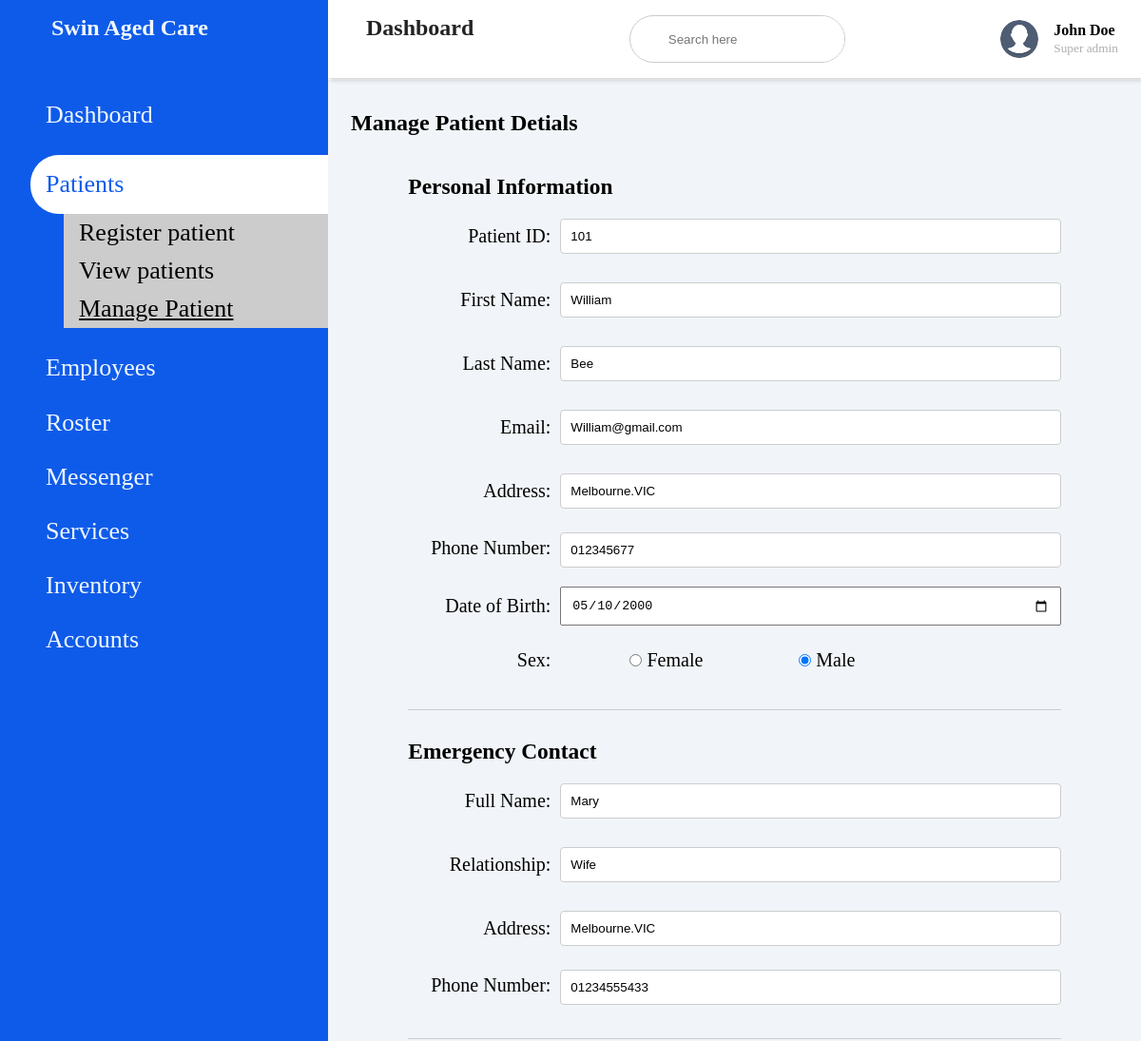
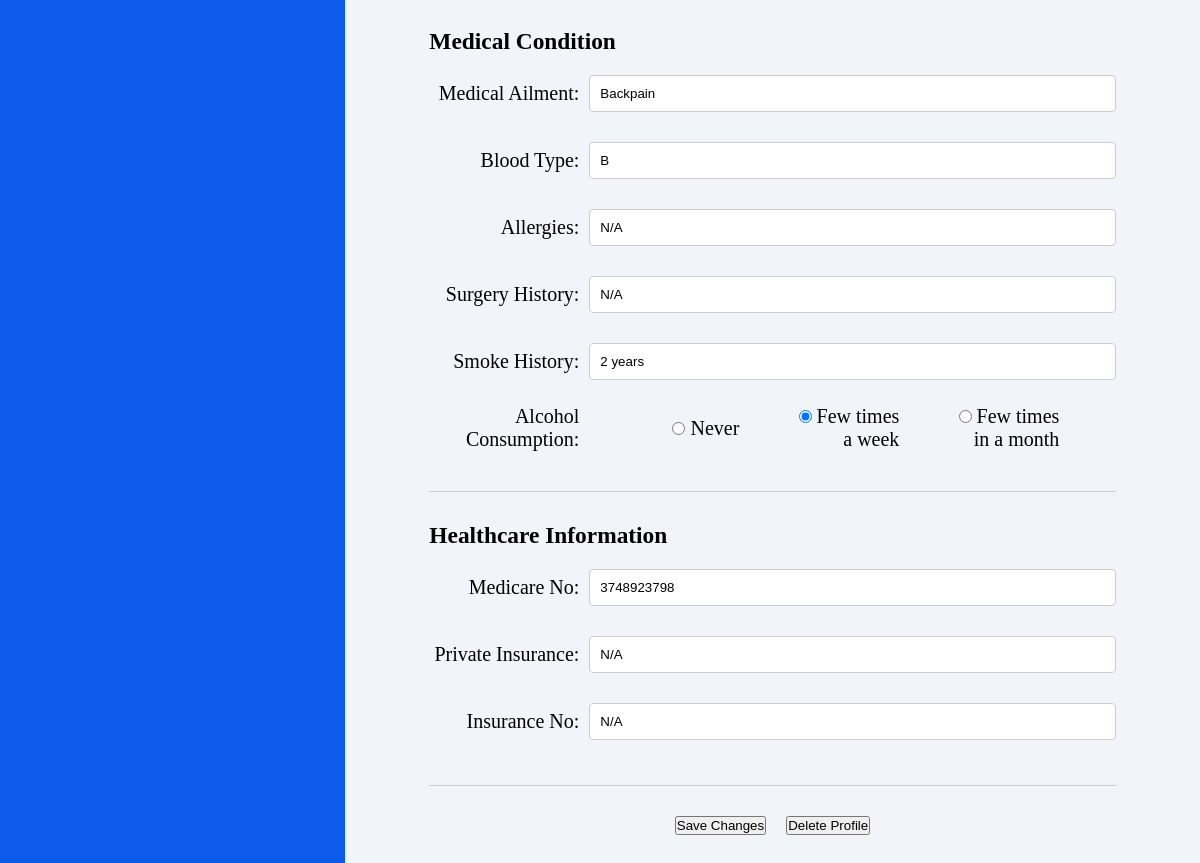
The page /Admin/ManagePatient.php?id=101 on the database its author committed (2 pictures, top to bottom).
### tables this page shows
CREATE TABLE `patients` (
  `id` int(11) NOT NULL,
  `firstName` varchar(50) NOT NULL,
  `lastName` varchar(50) NOT NULL,
  `address` varchar(50) NOT NULL,
  `email` varchar(50) NOT NULL,
  `phone` varchar(50) NOT NULL,
  `dob` date NOT NULL,
  `gender` enum('f','m') NOT NULL,
  `emergency_name` varchar(50) NOT NULL,
  `emergency_relationship` varchar(50) NOT NULL,
  `emergency_address` varchar(50) NOT NULL,
  `emergency_phone` varchar(50) NOT NULL,
  `medicalCondition` varchar(50) NOT NULL,
  `bloodType` varchar(50) NOT NULL,
  `allergies` varchar(50) NOT NULL,
  `surgeryHistory` varchar(50) NOT NULL,
  `smokeHistory` varchar(50) NOT NULL,
  `alcohol` enum('n','w','m') NOT NULL,
  `medicare` varchar(50) NOT NULL,
  `privateInsurance` varchar(50) NOT NULL,
  `insuranceNo` varchar(50) NOT NULL
);

### Admin/ManagePatient.php (the view, shortened to what this page needs)
<!DOCTYPE html >
<html lang="en">
<head>
<link rel= "stylesheet" href= "https://maxst.icons8.com/vue-static/landings/line-awesome/line-awesome/1.3.0/css/line-awesome.min.css" >
<link rel="stylesheet" href="patient.css">
</head>
<body>
    <div class="sidebar">
        <div class="sidebar-brand">
            <h2><span class="las la-clinic-medical"></span> <span>Swin Aged Care</span></h2>
        </div>
        <div class="sidebar-menu">
            <ul>
                <li>
                    <a href="homepage.php" class=""><span class="las la-igloo"></span>
                    <span>Dashboard</span></a>
                </li>
                <li>
                    <a href="patient_form.php" class="active"><span class="lab la-accessible-icon"></span>
                    <span>Patients</span></a>
                    <div class="sub-menu">
                        <a href="patient_form.php" class="sub-item"><i class="las la-angle-right"></i>Register patient</a>
                        <a href="viewpatient.php" class="sub-item"><i class="las la-angle-right"></i>View patients</a>
                        <a href="" class="sub-item1"><i class="las la-angle-right"></i>Manage Patient</a>
                    </div>
                </li>
                <li>
                    <a href="addEmployee.html"><span class="las la-users"></span>
                    <span>Employees</span></a>
                </li>
                <li>
                    <a href="Roster.html"><span class="las la-clipboard-list"></span>
                    <span>Roster</span></a>
                </li>
                <li>
                    <a href="messenger.php"><span class="las la-receipt"></span>
                    <span>Messenger</span></a>
                </li>
                <li>
                    <a href="Service.php"><span class="las la-bell"></span>
                    <span>Services</span></a>
                </li>
                <li>
                    <a href="Inventory.php"><span class="las la-receipt"></span>
                    <span>Inventory</span></a>
                </li>
                <li>
                    <a href="account.php"><span class="las la-user-circle"></span>
                    <span>Accounts</span></a>
                </li>
            </ul>
        </div>
    </div>
    <div class="main-content">
        <header>
            <h2>
                <label for="nav-toggle">
                    <span class="las la-bars"></span>
                    Dashboard
                </label>
            </h2>
            <div class="search-wrapper">
                <input type="search" placeholder="Search here">
            </div>
            <div class="user-wrapper">
                <img src="Profile.png" width="40px" height="40px" alt="">
                <div>
                    <h4>John Doe</h4>
                    <small>Super admin</small>
                </div>
            </div>
        </header>
        <main>
        <?php
            $servername = "localhost";
            $username = "root";
            $password = "";
            $dbname = "admin";
            $conn = new mysqli($servername, $username, $password, $dbname);
    if (isset($_GET['id'])) {
        $id = $_GET['id'];
    } elseif (isset($_POST['id'])) {
        $id = $_POST['id'];
    }
            $selectSQL = "SELECT * FROM patients WHERE id = '$id'";
            $result = $conn->query($selectSQL);
            if ($result->num_rows > 0) {
                $row = $result->fetch_assoc();
        ?>
            <h2>Manage Patient Detials</h2>
            <div class="form-container">
                <form method="POST" action="" >
                    <div class="section">
                        <h3>Personal Information</h3>
                        <div class="input-group">
                            <label for="first-name">Patient ID:</label>
                            <input type="text" id="id" name="id" value="<?php echo $row['id']; ?>" readonly>
                        </div>
                        <div class="input-group">
                            <label for="first-name">First Name:</label>
                            <input type="text" id="first-name" name="firstName" value="<?php echo $row['firstName']; ?>" >
                        </div>
                        <div class="input-group">
                            <label for="last-name">Last Name:</label>
                            <input type="text" id="last-name" name="lastName" value="<?php echo $row['lastName']; ?>" >
                        </div>
                        <div class="input-group">
                            <label for="address">Email:</label>
                            <input type="text" id="address" name="email" value="<?php echo $row['email']; ?>" >
                        </div>
                        <div class="input-group">
                            <label for="address">Address:</label>
                            <input type="text" id="address" name="address" value="<?php echo $row['address']; ?>" >
                        </div>
                        <div class="input-group">
                            <label for="phone-number">Phone Number:</label>
                            <input type="tel" id="phone-number" name="phone" value="<?php echo $row['phone']; ?>" >
                         </div>
                         <div class="input-group">
                            <label for="dob">Date of Birth:</label>
                            <input type="date" id="dob" name="dob" value="<?php echo $row['dob']; ?>" >
                         </div>
                         <div class="input-group">
                                <label>Sex:</label>
                                <label><input type="radio" name="gender" value="f"<?php if($row['gender'] == 'f') echo 'checked'; ?> > Female</label>
                                <label><input type="radio" name="gender" value="m" <?php if($row['gender'] == 'm') echo 'checked'; ?> > Male</label>
                            </div>
                    </div>
                    <div class="section">
                        <h3>Emergency Contact</h3>
                        <div class="input-group">
                            <label for="emergency-name">Full Name:</label>
                            <input type="text" id="emergency-name" name="emergency_name" value="<?php echo $row['emergency_name']; ?>" >
                        </div>
                        <div class="input-group">
                            <label for="relationship">Relationship:</label>
                            <input type="text" id="relationship" name="emergency_relationship" value="<?php echo $row['emergency_relationship']; ?>" >
                        </div>
                        <div class="input-group">
                            <label for="address">Address:</label>
                            <input type="text" id="address" name="emergency_address" value="<?php echo $row['emergency_address']; ?>" >
                        </div>
                        <div class="input-group">
                            <label for="emergency-phone">Phone Number:</label>
                            <input type="tel" id="emergency-phone" name="emergency_phone" value="<?php echo $row['emergency_phone']; ?>" >
                        </div>
                    </div>
                    <div class="section">
                        <h3>Medical Condition</h3>
                        <div class="input-group">
                            <label for="medical-ailment">Medical Ailment:</label>
                            <input type="text" id="medical-ailment" name="medicalCondition" value="<?php echo $row['medicalCondition']; ?>" >
                        </div>
                        <div class="input-group">
                            <label for="blood-type">Blood Type:</label>
                            <input type="text" id="blood-type" name="bloodType" value="<?php echo $row['bloodType']; ?>" >
                        </div>
                        <div class="input-group">
                            <label for="allergies">Allergies:</label>
                            <input type="text" id="allergies" name="allergies" value="<?php echo $row['allergies']; ?>" >
                        </div>
                        <div class="input-group">
                            <label for="surgery-history">Surgery History:</label>
                            <input type="text" id="surgery-history" name="surgeryHistory" value="<?php echo $row['surgeryHistory']; ?>" >
                        </div>
                        <div class="input-group">
                            <label for="smoke-history">Smoke History:</label>
                            <input type="text" id="smoke-history" name="smokeHistory" value="<?php echo $row['smokeHistory']; ?>" >
                        </div>
                        <div class="input-group">
                            <label>Alcohol Consumption:</label>
                            <label><input type="radio" name="alcohol" value="n" <?php if($row['alcohol'] == 'n') echo 'checked'; ?> > Never</label>
                            <label><input type="radio" name="alcohol" value="w" <?php if($row['alcohol'] == 'w') echo 'checked'; ?> > Few times a week</label>
                            <label><input type="radio" name="alcohol" value="m" <?php if($row['alcohol'] == 'm') echo 'checked'; ?> > Few times in a month</label>
                        </div>
                    </div>
                    <div class="section">
                        <h3>Healthcare Information</h3>
                        <div class="input-group">
                            <label for="medicare-no">Medicare No:</label>
                            <input type="text" id="medicare-no" name="medicare" value="<?php echo $row['medicare']; ?>" >
                        </div>
                        <div class="input-group">
                            <label for="private-insurance">Private Insurance:</label>
                            <input type="text" id="private-insurance" name="privateInsurance" value="<?php echo $row['privateInsurance']; ?>" >
                        </div>
                        <div class="input-group">
                            <label for="insurance-no">Insurance No:</label>
                            <input type="text" id="insurance-no" name="insuranceNo" value="<?php echo $row['insuranceNo']; ?>">
                        </div>
                    </div>
                    <div class="button-group">
                        <input type="submit" name="update" value="Save Changes">
                        <input type="submit" name="delete" value="Delete Profile" onclick="return confirm('Are you sure you want to delete this profile?');">
                    </div>
                </form>
            </div>
            <?php
                } else {
                    echo "No details found for the specified patient.";
                }
            ?>
        </main>
    </div>
</body>
</html>

### Admin/patient.css (style rules this page uses)
* { padding: 0; margin: 0; box-sizing: border-box; list-style-type: none; text-decoration: none; }
.sidebar { width: 345px; position: fixed; left: 0; top: 0; height: 100%; background: #0f5be9; z-index: 100; transition: width 300ms; }
.sidebar-brand { height: 90px; padding: 1rem 0rem 1rem 2rem; color: aliceblue; }
.sidebar-brand h2 span { display: inline-block; padding-right: 1rem; }
.sidebar-menu { margin-top: 1rem; }
.sidebar-menu li { width: 100%; margin-bottom: 1.7rem; padding-left: 2rem; }
.sidebar-menu a { padding-left: 1rem; display: block; color: aliceblue; font-size: 26px; }
.sidebar-menu a.active { background: #fff; padding-top: 1rem; padding-bottom: 1rem; color:#0f5be9; border-radius: 30px 0px 0px 30px; }
.sub-menu a { margin-left: 35px; background-color:#ccc; color: black; }
.sub-item, .sub-item1 { padding: 5px; }
.sub-item1 { text-decoration: underline; }
.main-content { transition: margin-left 300ms; margin-left: 345px; }
header { display: flex; justify-content: space-between; padding: 1rem 1.5rem; box-shadow: 2px 2px 5px rgba(0,0,0,0.2); position: fixed; left: 345px; width: calc(100% - 345px); top: 0; background-color: #fff; }
header h2 { color: #222; }
header label span { font-size: 1.5rem; padding-right: 1rem; }
.search-wrapper { border: 1px solid #ccc; border-radius: 30px; height: 50px; display: flex; align-items: center; overflow-x: hidden; }
.search-wrapper input { height: 100%; padding: .5rem; border: none; outline: none; }
.user-wrapper { display: flex; align-items: center; }
.user-wrapper img { border-radius: 50%; margin-right: 1rem; }
.user-wrapper h4 { margin-bottom: 0; }
.user-wrapper small { display: inline-block; color: #aeaeae; margin-top: -3px; }
main { margin-top: 84px; padding: 2rem 1.5rem; background: #f1f5f9; min-height: calc(100vh - 90px); }
.form-container { width: 90%; margin: 20px auto; padding: 20px; border-radius: 8px; }
form { display: grid; grid-gap: 10px; font-size: 20px; }
label { display: block; margin-bottom: 5px; }
input[type="text"], input[type="date"] { width: 100%; padding: 8px; margin-top: 2px; margin-bottom: 10px; box-sizing: border-box; display: block; }
.section { margin-bottom: 20px; padding-bottom: 20px; border-bottom: 1px solid #ccc; }
.input-group { margin-bottom: 15px; align-items: center; display: flex; }
.section label { flex: 0 0 150px; margin-bottom: 5px; margin-right: 10px; text-align: end; }
input[type="text"], input[type="tel"], input[type="email"], input[type="number"] { width: 100%; padding: 10px; border: 1px solid #ccc; border-radius: 4px; }
input[type="radio"] { margin-right: 0px; margin-left: 40px; }
.form-container form .section h3 { margin-bottom: 15px; }
.button-group { display: flex; justify-content: center; gap: 20px; }
input[type="text"], input[type="date"] { width: calc(100% - 22px); padding: 10px; margin-top: 5px; }

### rows shown on the page
patients: id "101", firstName "William", lastName "Bee", email "William@gmail.com", address "Melbourne.VIC", phone "012345677", dob "05/10/2000", gender "☐ Female", gender "☑ Male", emergency_name "Mary", emergency_relationship "Wife", emergency_address "Melbourne.VIC", emergency_phone "01234555433", medicalCondition "Backpain", bloodType "B", allergies "N/A", surgeryHistory "N/A", smokeHistory "2 years", alcohol "☐ Never", alcohol "☑ Few times a week", alcohol "☐ Few times in a month", medicare "3748923798", privateInsurance "N/A", insuranceNo "N/A"
